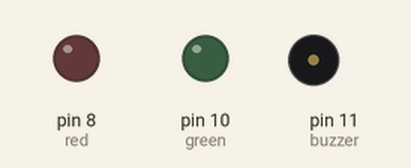
This sketch was run on a simulated Arduino Uno, built with avr-gcc and run on an emulated ATmega328P. Parts: output pins drawn as LEDs (lit = HIGH), buzzer (waves = sounding).

Above: at 0.9 s.
At 12.66 s:
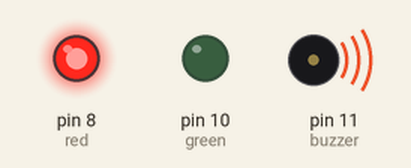
At 23.93 s:
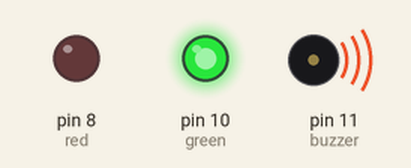
Timing chart, 0 to 25.3 s (numbered marks = the images above):
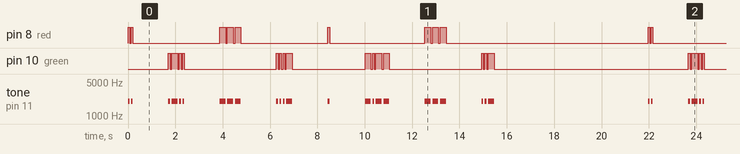

The sketch:

sketch_sep21c_morsecode_led_withBuzzer.ino
```cpp
const int red = 8;
const int green = 10;
const int buzzer = 11;
const int soundLevel = 2000;
const int end = 1500;
const int shortDelay = 70;
const int  longDelay = 250;


void setup() {
  // put your setup code here, to run once:
  pinMode(red, OUTPUT);
  pinMode(green, OUTPUT);
  pinMode(buzzer, OUTPUT);
}

// void morse_code_sos(){
//   for(int i = 0; i < 3; i++){
//     digitalWrite(led, HIGH);
//     delay(200);
//     digitalWrite(led, LOW);
//     delay(200);
//   }

//   for(int i = 0; i < 3; i++){
//     digitalWrite(led, HIGH);
//     delay(1000);
//     digitalWrite(led, LOW);
//     delay(200);
//   }
//   for(int i = 0; i < 3; i++){
//     digitalWrite(led, HIGH);
//     delay(200);
//     digitalWrite(led, LOW);
//     delay(200);
//   }

// }

void iloveyou(){
  // i
  digitalWrite(red, HIGH);
  tone(buzzer, soundLevel);
  delay(shortDelay);
  noTone(buzzer);
  digitalWrite(red, LOW);
  delay(shortDelay);

  digitalWrite(red, HIGH);
  tone(buzzer, soundLevel);
  delay(shortDelay);
  digitalWrite(red, LOW);
  noTone(buzzer);
  delay(end);

  // l
  digitalWrite(green, HIGH);
  tone(buzzer, soundLevel);
  delay(shortDelay);

  digitalWrite(green, LOW);
  noTone(buzzer);
  delay(shortDelay);

  digitalWrite(green, HIGH);
  tone(buzzer, soundLevel);
  delay(longDelay);
  digitalWrite(green, LOW);
  noTone(buzzer);
  delay(shortDelay);

  digitalWrite(green, HIGH);
  tone(buzzer, soundLevel);
  delay(shortDelay);
  digitalWrite(green, LOW);
  noTone(buzzer);
  delay(shortDelay);

  digitalWrite(green, HIGH);
  tone(buzzer, soundLevel);
  delay(shortDelay);
  digitalWrite(green, LOW);
  noTone(buzzer);
  delay(end);


  // O
  digitalWrite(red, HIGH);
  tone(buzzer, soundLevel);
  delay(longDelay);
  digitalWrite(red, LOW);
  noTone(buzzer);
  delay(shortDelay);

  digitalWrite(red, HIGH);
  tone(buzzer, soundLevel);
  delay(longDelay);
  digitalWrite(red, LOW);
  noTone(buzzer);
  delay(shortDelay);

  digitalWrite(red, HIGH);
  tone(buzzer, soundLevel);
  delay(longDelay);
  digitalWrite(red, LOW);
  noTone(buzzer);
  delay(end);

  // V
  for(int i = 0; i < 3; i++){
    digitalWrite(green, HIGH);
    tone(buzzer, soundLevel);
    delay(shortDelay);
    digitalWrite(green, LOW);
    noTone(buzzer);
    delay(shortDelay);
  }

  digitalWrite(green, HIGH);
  tone(buzzer, soundLevel);
  delay(longDelay);
  digitalWrite(green, LOW);
  noTone(buzzer);
  delay(end);


  // E
  digitalWrite(red, HIGH);
  tone(buzzer, soundLevel);
  delay(shortDelay);
  digitalWrite(red, LOW);
  noTone(buzzer);
  delay(end);


  // Y
  digitalWrite(green, HIGH);
  tone(buzzer, soundLevel);
  delay(longDelay);
  digitalWrite(green, LOW);
  noTone(buzzer);
  delay(shortDelay);

  digitalWrite(green, HIGH);
  tone(buzzer, soundLevel);
  delay(shortDelay);
  digitalWrite(green, LOW);
  noTone(buzzer);
  delay(shortDelay);

  digitalWrite(green, HIGH);
  tone(buzzer, soundLevel);
  delay(longDelay);
  digitalWrite(green, LOW);
  noTone(buzzer);
  delay(shortDelay);

  digitalWrite(green, HIGH);
  tone(buzzer, soundLevel);
  delay(longDelay);
  digitalWrite(green, LOW);
  noTone(buzzer);
  delay(end);

  // O
  digitalWrite(red, HIGH);
  tone(buzzer, soundLevel);
  delay(longDelay);
  digitalWrite(red, LOW);
  noTone(buzzer);
  delay(shortDelay);

  digitalWrite(red, HIGH);
  tone(buzzer, soundLevel);
  delay(longDelay);
  digitalWrite(red, LOW);
  noTone(buzzer);
  delay(shortDelay);

  digitalWrite(red, HIGH);
  tone(buzzer, soundLevel);
  delay(longDelay);
  digitalWrite(red, LOW);
  noTone(buzzer);
  delay(end);

  // U
  digitalWrite(green, HIGH);
  tone(buzzer, soundLevel);
  delay(shortDelay);
  digitalWrite(green, LOW);
  noTone(buzzer);
  delay(shortDelay);

  digitalWrite(green, HIGH);
  tone(buzzer, soundLevel);
  delay(shortDelay);
  digitalWrite(green, LOW);
  noTone(buzzer);
  delay(shortDelay);

  digitalWrite(green, HIGH);
  tone(buzzer, soundLevel);
  delay(longDelay);
  digitalWrite(green, LOW);
  noTone(buzzer);
  delay(end);


}

void loop() {
  // put your main code here, to run repeatedly:
  iloveyou();
  digitalWrite(red, LOW);
  delay(5000);

}
```

Measured:
- by itself, pin 10 (green): moves between LOW and HIGH, repeating every 22.0 s
- by itself, tone on pin 11 (buzzer): plays 2000 Hz for 0.07 s, 2000 Hz for 0.07 s, 2000 Hz for 0.07 s, 2000 Hz for 0.25 s, 2000 Hz for 0.07 s, 2000 Hz for 0.07 s … (144 notes in this stretch)
- by itself, pin 8 (red): repeats every 22.0 s: LOW 0.07 s, HIGH 0.07 s, LOW 3.7 s, 2 × (HIGH 0.25 s, LOW 0.07 s), HIGH 0.25 s, LOW 3.7 s, HIGH 0.07 s, LOW 4.0 s, 2 × (HIGH 0.25 s, LOW 0.07 s), HIGH 0.25 s, LOW 8.5 s, HIGH 0.07 s
